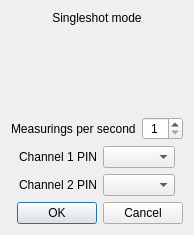
<?xml version="1.0" encoding="UTF-8"?>
<ui version="4.0">
 <class>SingleshotDialog</class>
 <widget class="QDialog" name="SingleshotDialog">
  <property name="geometry">
   <rect>
    <x>0</x>
    <y>0</y>
    <width>174</width>
    <height>234</height>
   </rect>
  </property>
  <property name="windowTitle">
   <string>Dialog</string>
  </property>
  <layout class="QVBoxLayout" name="verticalLayout_2">
   <item>
    <layout class="QVBoxLayout" name="verticalLayout">
     <item>
      <widget class="QLabel" name="label">
       <property name="text">
        <string>Singleshot mode</string>
       </property>
       <property name="alignment">
        <set>Qt::AlignCenter</set>
       </property>
      </widget>
     </item>
     <item>
      <layout class="QHBoxLayout" name="horizontalLayout_2">
       <property name="topMargin">
        <number>0</number>
       </property>
       <item>
        <widget class="QToolButton" name="singleshot_btn">
         <property name="enabled">
          <bool>true</bool>
         </property>
         <property name="minimumSize">
          <size>
           <width>120</width>
           <height>80</height>
          </size>
         </property>
         <property name="maximumSize">
          <size>
           <width>120</width>
           <height>80</height>
          </size>
         </property>
         <property name="text">
          <string/>
         </property>
         <property name="icon">
          <iconset resource="../resources.qrc">
           <normaloff>:/new/images/images/points.jpg</normaloff>:/new/images/images/points.jpg</iconset>
         </property>
         <property name="iconSize">
          <size>
           <width>120</width>
           <height>80</height>
          </size>
         </property>
         <property name="checkable">
          <bool>false</bool>
         </property>
         <property name="autoRaise">
          <bool>true</bool>
         </property>
        </widget>
       </item>
      </layout>
     </item>
    </layout>
   </item>
   <item>
    <layout class="QHBoxLayout" name="horizontalLayout">
     <item>
      <widget class="QLabel" name="label_2">
       <property name="text">
        <string>Measurings per second</string>
       </property>
      </widget>
     </item>
     <item>
      <widget class="QSpinBox" name="measurings_count_spin">
       <property name="alignment">
        <set>Qt::AlignCenter</set>
       </property>
       <property name="minimum">
        <number>1</number>
       </property>
      </widget>
     </item>
    </layout>
   </item>
   <item>
    <layout class="QHBoxLayout" name="horizontalLayout_8">
     <item>
      <spacer name="horizontalSpacer">
       <property name="orientation">
        <enum>Qt::Horizontal</enum>
       </property>
       <property name="sizeHint" stdset="0">
        <size>
         <width>40</width>
         <height>20</height>
        </size>
       </property>
      </spacer>
     </item>
     <item>
      <widget class="QLabel" name="label_9">
       <property name="text">
        <string>Channel 1 PIN</string>
       </property>
      </widget>
     </item>
     <item>
      <widget class="QComboBox" name="ch1_combo"/>
     </item>
     <item>
      <spacer name="horizontalSpacer_2">
       <property name="orientation">
        <enum>Qt::Horizontal</enum>
       </property>
       <property name="sizeHint" stdset="0">
        <size>
         <width>40</width>
         <height>20</height>
        </size>
       </property>
      </spacer>
     </item>
    </layout>
   </item>
   <item>
    <layout class="QHBoxLayout" name="horizontalLayout_6">
     <item>
      <spacer name="horizontalSpacer_3">
       <property name="orientation">
        <enum>Qt::Horizontal</enum>
       </property>
       <property name="sizeHint" stdset="0">
        <size>
         <width>40</width>
         <height>20</height>
        </size>
       </property>
      </spacer>
     </item>
     <item>
      <widget class="QLabel" name="label_7">
       <property name="text">
        <string>Channel 2 PIN</string>
       </property>
      </widget>
     </item>
     <item>
      <widget class="QComboBox" name="ch2_combo"/>
     </item>
     <item>
      <spacer name="horizontalSpacer_4">
       <property name="orientation">
        <enum>Qt::Horizontal</enum>
       </property>
       <property name="sizeHint" stdset="0">
        <size>
         <width>40</width>
         <height>20</height>
        </size>
       </property>
      </spacer>
     </item>
    </layout>
   </item>
   <item>
    <widget class="QDialogButtonBox" name="buttonBox">
     <property name="orientation">
      <enum>Qt::Horizontal</enum>
     </property>
     <property name="standardButtons">
      <set>QDialogButtonBox::Cancel|QDialogButtonBox::Ok</set>
     </property>
    </widget>
   </item>
  </layout>
 </widget>
 <resources>
  <include location="../resources.qrc"/>
 </resources>
 <connections>
  <connection>
   <sender>buttonBox</sender>
   <signal>accepted()</signal>
   <receiver>SingleshotDialog</receiver>
   <slot>accept()</slot>
   <hints>
    <hint type="sourcelabel">
     <x>164</x>
     <y>216</y>
    </hint>
    <hint type="destinationlabel">
     <x>157</x>
     <y>233</y>
    </hint>
   </hints>
  </connection>
  <connection>
   <sender>buttonBox</sender>
   <signal>rejected()</signal>
   <receiver>SingleshotDialog</receiver>
   <slot>reject()</slot>
   <hints>
    <hint type="sourcelabel">
     <x>164</x>
     <y>222</y>
    </hint>
    <hint type="destinationlabel">
     <x>173</x>
     <y>233</y>
    </hint>
   </hints>
  </connection>
 </connections>
</ui>
